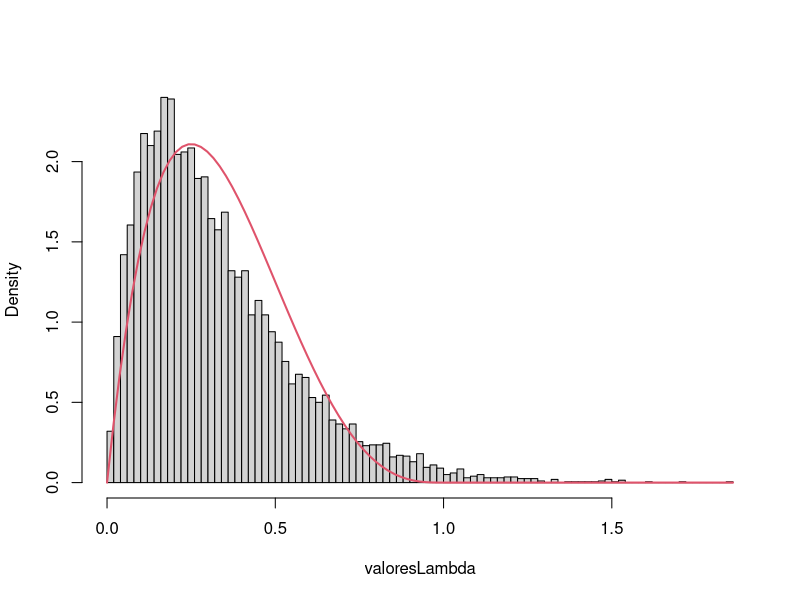
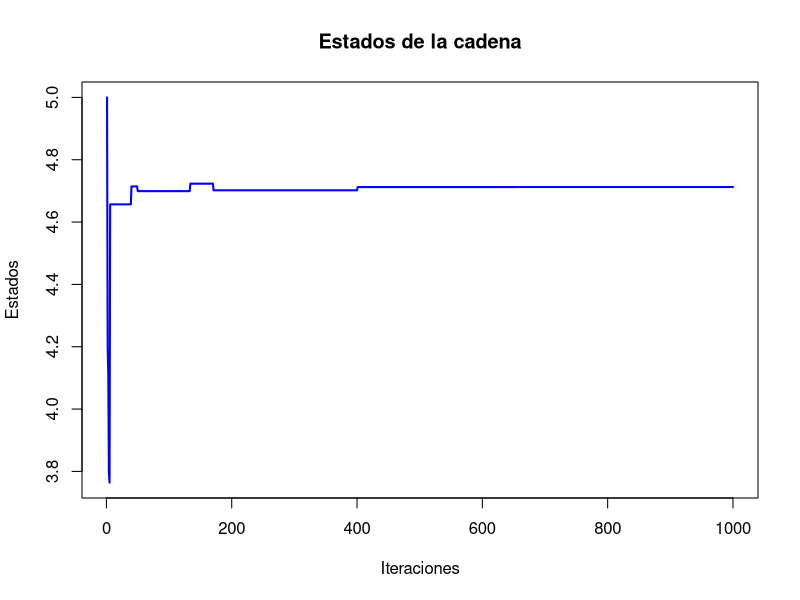
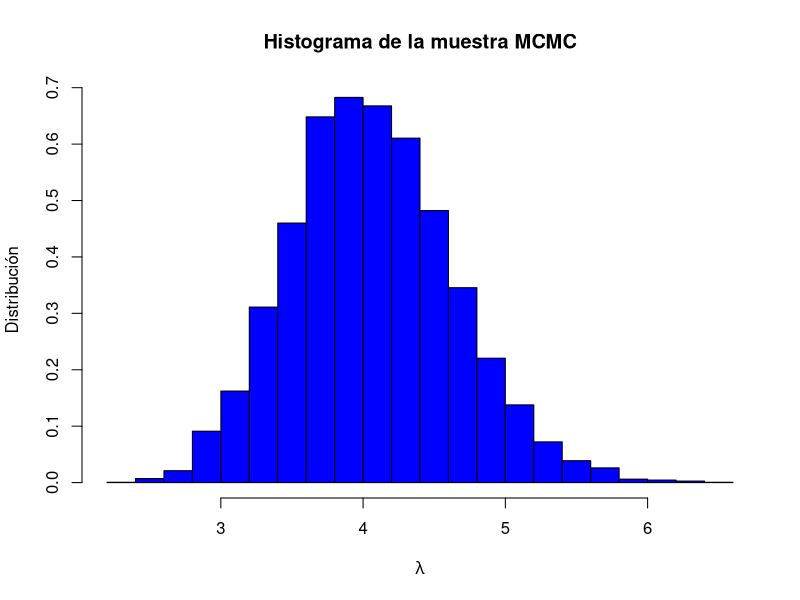
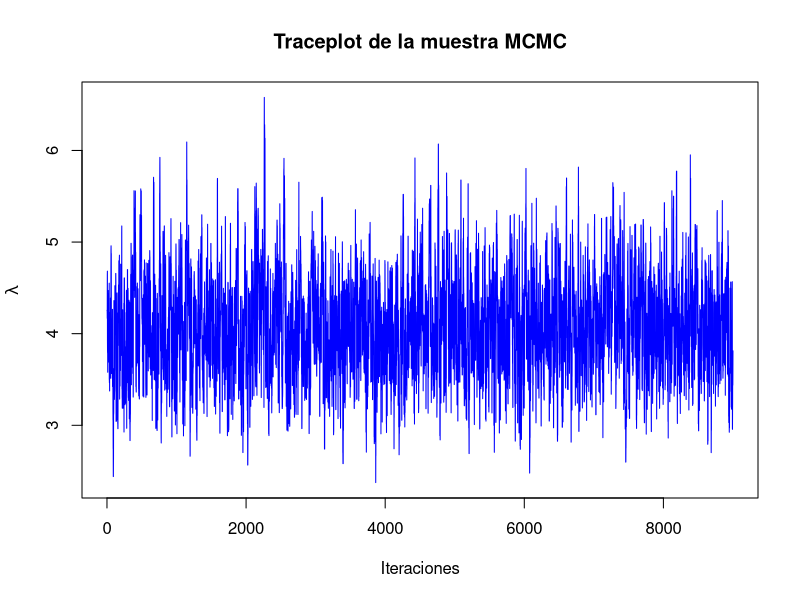
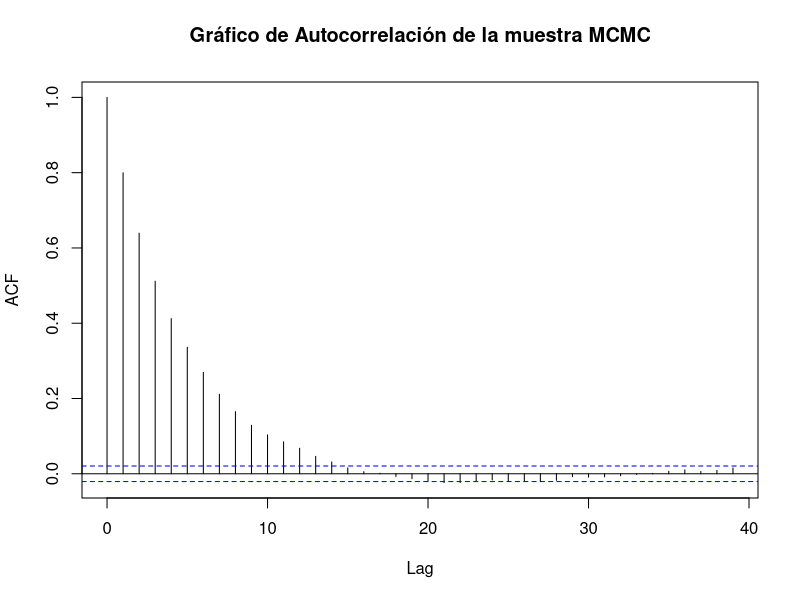
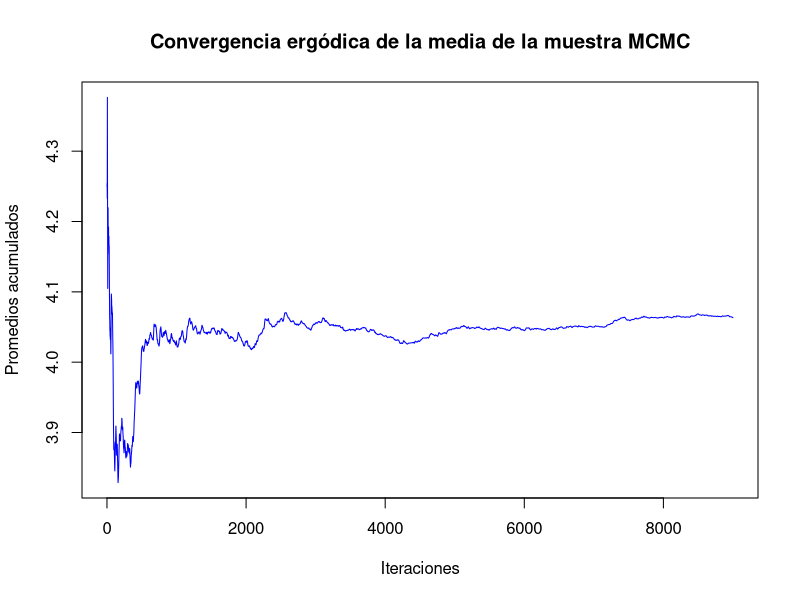

These charts were generated, in order, by the following R code:
## ---- chunk 1
set.seed(2024)
## ---- chunk 2
f <- function(x) {
  exp(-x^2) / (1 + x^2)
}
## ---- chunk 3
# Método de Montecarlo para aproximar la integral
montecarlo_integration <- function(N) {
  # Generamos N muestras aleatorias entre 0 y 1
  x <- runif(N, 0, 1)
  
  # Evaluamos la función en los puntos muestreados
  fx <- f(x)
  
  # Estimar la integral como el promedio de f(x)
  integral_estimate <- mean(fx)

  return(integral_estimate)
}

N <- 100000  # número de muestras

montecarlo_result <- montecarlo_integration(N)

cat("Aproximación de la integral por Montecarlo:", montecarlo_result, "\n")

## ---- chunk 4
integral_exacta <- integrate(f, 0, 1)
cat("Aproximación de la integral por Integrate:", integral_exacta$value, "\n")
cat("El error absoluto de Integrate:", integral_exacta$abs.error, "\n")
## ---- chunk 5
montecarlo_result - integral_exacta$value
## ---- chunk 6
f_L <- function(L) {
  return(exp(-L)) 
}
## ---- chunk 7
g_L <- function(L) {
  return(dnorm(L, mean = 3, sd = 2))
}
## ---- chunk 8
# Establecemos la semilla

n <- 10^4  # número de muestras

# Generar muestras de la distribución normal g
L_samples <- rnorm(n, mean = 3, sd = 2)

# Estimamos el valor esperado usando la importancia ponderada
pesos <- f_L(L_samples) / g_L(L_samples)
perdidas_esperadas <- mean(L_samples * pesos)

cat("La estimación del valor esperado de la pérdida usando muestreo por importancia es:", 
    perdidas_esperadas, "\n")

## ---- chunk 9
tiempos <- c(2.72, 1.93, 1.76, 0.49, 6.12, 0.43, 4.01, 1.71, 2.01, 5.96)

# Definición de las funciones de densidad
objetivo <- function(lambda, x) {
  lambda * exp(-lambda * x)
}

previa <- function(lambda) {
  dgamma(lambda, shape = 2, rate = 1)
}
## ---- chunk 10
n <- 10000
valoresLambda <- numeric(n)

for (i in 1:n) {
  repeat {
    # Generar candidato de la distribución prior
    lambda <- rgamma(1, shape = 2, rate = 1)
    
    # Generar variable uniforme
    u <- runif(1)
    
    # Verificar aceptación
    if (u < min(objetivo(lambda, tiempos) / previa(lambda))) {
      valoresLambda[i] <- lambda
      break
    }
  }
}
## ---- chunk 11
ngen <- n  
cat("Número de generaciones = ", ngen, "\n")
cat("Número medio de aceptados = ", ngen / 10^4, "\n")
cat("Proporción de rechazos = ", 1 - 10^4 / ngen, "\n")

lambda_est <- 1 / mean(tiempos)

hist(valoresLambda, breaks = "FD", freq = FALSE, main = "")
curve(dbeta(x, 2, 4), col = 2, lwd = 2, add = TRUE)
## ---- chunk 12
cred_interval <- quantile(valoresLambda, probs = c(0.005, 0.995))
cat("Intervalo de credibilidad al 99%: [", cred_interval[1], ", ", cred_interval[2], "]\n")
## ---- chunk 13
lambda_hip <- 0.5
if(lambda_hip >= cred_interval[1] && lambda_hip <= cred_interval[2]) {
  cat("No se rechaza la hipótesis lambda = 0.5, está dentro del intervalo de credibilidad.\n")
} else {
  cat("Se rechaza la hipótesis lambda = 0.5, está fuera del intervalo de credibilidad.\n")
}
## ---- chunk 14
f <- function(x) {
  return(exp(sin(10 * x) / (10 * cos(x))))
}
## ---- chunk 15
resim <- function(f, alpha = 0.5, s0 = 5, niter = 1000, mini = 0, maxi = 10) {
  s_n <- s0
  estados <- rep(0, niter)
  iter_count <- 0
  for (k in 1:niter) {
    estados[k] <- s_n
    T <- (1 - alpha)^k  # Enfriamiento
    s_new <- rnorm(1, s_n, 1)
    
    # Asegurarse de que la nueva solución esté dentro de los límites
    if (s_new < mini) { s_new <- mini }
    if (s_new > maxi) { s_new <- maxi }
    
    dif <- f(s_new) - f(s_n)
    if (dif < 0) {
      s_n <- s_new
    } else {
      random <- runif(1, 0, 1)
      if (random < exp(-dif / T)) {
        s_n <- s_new
      }
    }
    iter_count <- iter_count + 1
  }
  return(list(r = s_n, e = estados))
}
## ---- chunk 16
Resultado <- resim(f, 0.1, 5, 1000, 0, 10)
## ---- chunk 17
Resultado$r  # Minimo global
plot(Resultado$e, type = "l", col = "blue", lwd = 2, 
     ylab = "Estados", xlab = "Iteraciones", main = "Estados de la cadena")
## ---- chunk 18
# Muestra
data <- c(4, 2, 5, 6, 3, 4, 7, 5, 6, 4)
#Numero de iteraciones
n<-10000
#Periodo quemado
L<-1000
#Lambda artibtrario de inicio
lambda_inicio<-runif(1,0,10)

# Función de verosimilitud de Poisson
poisson <- function(lambda, data) {
  prod(dpois(data, lambda))
}

# Función de distribución gamma a priori
gamma_prior <- function(lambda, alpha , beta ) {
  dgamma(lambda, shape = alpha, rate = beta)
}

# Algoritmo de Metropolis-Hastings
metropolis_hastings <- function(data, N = n, lambda_inicial = lambda_inicio, alpha = 3, beta = 2) {
  
  
  Intentos_lambda <- numeric(N)
  Intentos_lambda[1] <- lambda_inicial
  lambda_actual <- lambda_inicial
  Saltos <- 0
  
  for (i in 2:N) {
    propuesta <- rnorm(1, mean = lambda_actual, sd = 0.5)  # Propuesta
    
    if (propuesta > 0) {  # Para evitar valores negativos de lambda, pues es una poisson 
      
      #Usando el factor de bayes, la propuesta/la actual
      Aceptacion <- (poisson(propuesta, data) * gamma_prior(propuesta, alpha, beta)) /
                          (poisson(lambda_actual, data) * gamma_prior(lambda_actual, alpha, beta))
      
      #Criterio de Aceptacion o Rechazo
      if (runif(1) < Aceptacion) {
        lambda_actual <- propuesta
        Saltos <- Saltos + 1
      }
    }
    Intentos_lambda[i] <- lambda_actual
  }
  return(list(Intentos_lambda = Intentos_lambda[(L+1):N], Saltos = Saltos))
}

# Ejecutar el algoritmo con n = 10000
Muestras_MCMC <- metropolis_hastings(data)$Intentos_lambda
## ---- chunk 19
hist(Muestras_MCMC, breaks = 30, prob = TRUE, main = "Histograma de la muestra MCMC",
     xlab = expression(lambda),ylab = "Distribución", col = "blue")
## ---- chunk 20
plot(Muestras_MCMC, type = "l", main = "Traceplot de la muestra MCMC",
     xlab = "Iteraciones", ylab = expression(lambda), col = "blue")
## ---- chunk 21
acf(Muestras_MCMC, main = "Gráfico de Autocorrelación de la muestra MCMC")
## ---- chunk 22
#Normalmente es la suma acumulada/(Iteracion-periodo_quemado)

mean_muestras <- cumsum(Muestras_MCMC) / seq_along(Muestras_MCMC)
plot(mean_muestras, type = "l", main = "Convergencia ergódica de la media de la muestra MCMC",
     xlab = "Iteraciones", ylab = "Promedios acumulados", col = "blue")
## ---- chunk 23
mean_lambda <- mean(Muestras_MCMC)
cat("Estimación de lambda:", mean_lambda, "\n")

cat("Tasa de aceptación \n","NumeroSaltos/TotalIteraciones:" , (metropolis_hastings(data)$Saltos)/(n-L) ,"\n")
## ---- chunk 24
